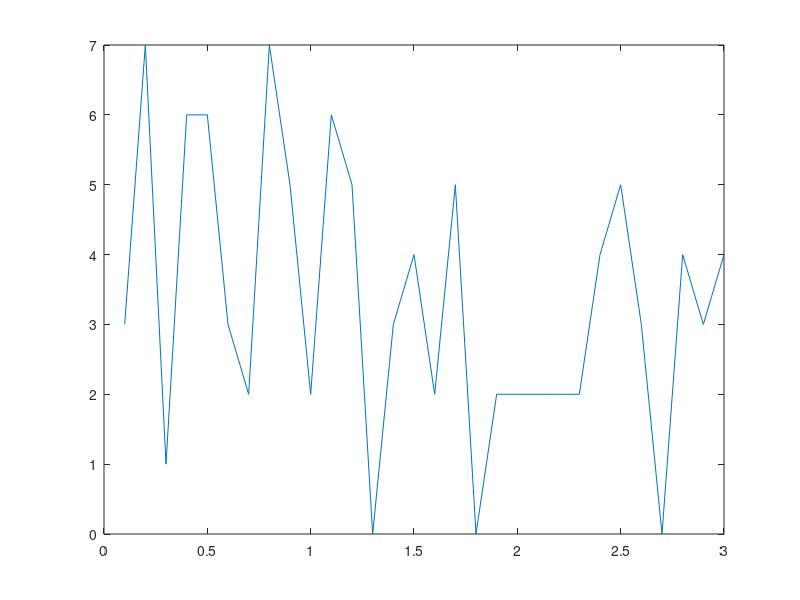

This figure's MATLAB source:
clear ISI

D = .1:.1:3;

for i=1:100
isi(i) = datasample(D,1);
end

% figure
Y = histc(isi,D);
plot(D,Y)
mean(isi)

% C = 5;
% ((1/C)*(1/C)*10)
